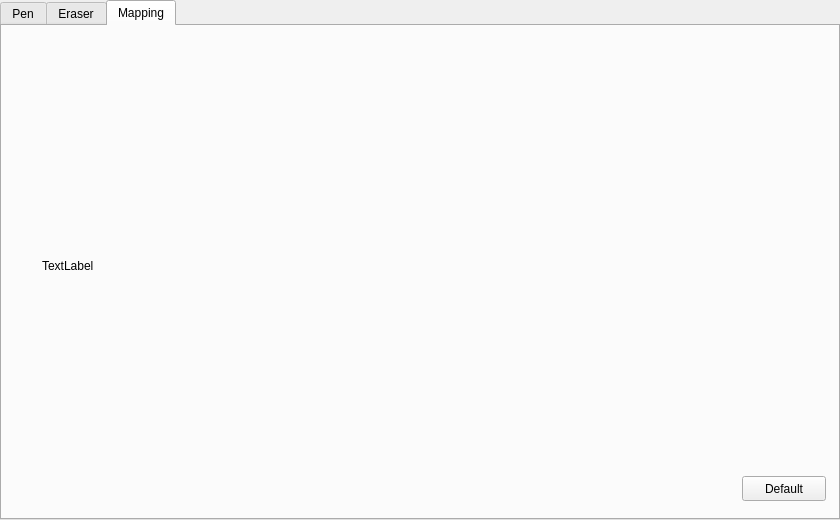
<?xml version="1.0" encoding="UTF-8"?>
<ui version="4.0">
 <class>StylusWidget</class>
 <widget class="QTabWidget" name="StylusWidget">
  <property name="geometry">
   <rect>
    <x>0</x>
    <y>0</y>
    <width>840</width>
    <height>520</height>
   </rect>
  </property>
  <property name="sizePolicy">
   <sizepolicy hsizetype="Fixed" vsizetype="Minimum">
    <horstretch>0</horstretch>
    <verstretch>0</verstretch>
   </sizepolicy>
  </property>
  <property name="minimumSize">
   <size>
    <width>840</width>
    <height>520</height>
   </size>
  </property>
  <property name="maximumSize">
   <size>
    <width>840</width>
    <height>520</height>
   </size>
  </property>
  <property name="windowTitle">
   <string>TabWidget</string>
  </property>
  <property name="styleSheet">
   <string notr="true">QTabBar::tab:selected {
                                    border-bottom: 3px solid qlineargradient(x1:0, y1:0, x2:0, y2:1, stop:0 #6DD7E8);
                                }
                                QTabBar::tab {
                                    padding: 5px 15px 3px 15px;
                                    margin-top: 10px;
                                    color: #080808;
                                    border-radius: 4px;
                                }
QProgressBar {
border: 1px solid black;
text-align: top;
padding: 1px;
border-radius: 2px;
background: QLinearGradient( x1: 0, y1: 0, x2: 0, y2: 1,
stop: 0 #fff,
stop: 0.4999 #eee,
stop: 0.5 #ddd,
stop: 1 #eee );
width: 15px;
}

QProgressBar::chunk {
background: QLinearGradient( x1: 0, y1: 0, x2: 0, y2: 1,
stop: 0 #a2e7f2,
stop: 0.4999 #6DD7E8,
stop: 0.5 #58aebc,
stop: 1 #213f44 );
border-radius: 1px;
border: 1px solid black;
}
border-style: none;
border-width: 0px;</string>
  </property>
  <property name="currentIndex">
   <number>2</number>
  </property>
  <widget class="QWidget" name="keys">
   <attribute name="title">
    <string>Pen</string>
   </attribute>
   <widget class="QLabel" name="penImage">
    <property name="geometry">
     <rect>
      <x>390</x>
      <y>20</y>
      <width>106</width>
      <height>440</height>
     </rect>
    </property>
    <property name="sizePolicy">
     <sizepolicy hsizetype="Fixed" vsizetype="Fixed">
      <horstretch>0</horstretch>
      <verstretch>0</verstretch>
     </sizepolicy>
    </property>
    <property name="minimumSize">
     <size>
      <width>106</width>
      <height>440</height>
     </size>
    </property>
    <property name="maximumSize">
     <size>
      <width>106</width>
      <height>440</height>
     </size>
    </property>
    <property name="text">
     <string>TextLabel</string>
    </property>
   </widget>
   <widget class="QWidget" name="verticalLayoutWidget_4">
    <property name="geometry">
     <rect>
      <x>0</x>
      <y>20</y>
      <width>321</width>
      <height>451</height>
     </rect>
    </property>
    <layout class="QVBoxLayout" name="penToolLeft">
     <property name="spacing">
      <number>0</number>
     </property>
    </layout>
   </widget>
   <widget class="QWidget" name="verticalLayoutWidget_5">
    <property name="geometry">
     <rect>
      <x>520</x>
      <y>20</y>
      <width>311</width>
      <height>421</height>
     </rect>
    </property>
    <layout class="QVBoxLayout" name="penToolRight">
     <property name="spacing">
      <number>0</number>
     </property>
    </layout>
   </widget>
   <widget class="QPushButton" name="penDefault">
    <property name="geometry">
     <rect>
      <x>740</x>
      <y>450</y>
      <width>84</width>
      <height>25</height>
     </rect>
    </property>
    <property name="text">
     <string>Default</string>
    </property>
   </widget>
  </widget>
  <widget class="QWidget" name="tab">
   <attribute name="title">
    <string>Eraser</string>
   </attribute>
   <widget class="QLabel" name="eraserImage">
    <property name="geometry">
     <rect>
      <x>390</x>
      <y>20</y>
      <width>106</width>
      <height>440</height>
     </rect>
    </property>
    <property name="sizePolicy">
     <sizepolicy hsizetype="Fixed" vsizetype="Fixed">
      <horstretch>0</horstretch>
      <verstretch>0</verstretch>
     </sizepolicy>
    </property>
    <property name="minimumSize">
     <size>
      <width>106</width>
      <height>440</height>
     </size>
    </property>
    <property name="maximumSize">
     <size>
      <width>106</width>
      <height>440</height>
     </size>
    </property>
    <property name="text">
     <string>TextLabel</string>
    </property>
   </widget>
   <widget class="QWidget" name="verticalLayoutWidget_6">
    <property name="geometry">
     <rect>
      <x>0</x>
      <y>20</y>
      <width>311</width>
      <height>451</height>
     </rect>
    </property>
    <layout class="QVBoxLayout" name="eraserToolLeft">
     <property name="spacing">
      <number>0</number>
     </property>
    </layout>
   </widget>
   <widget class="QWidget" name="verticalLayoutWidget_7">
    <property name="geometry">
     <rect>
      <x>520</x>
      <y>20</y>
      <width>311</width>
      <height>421</height>
     </rect>
    </property>
    <layout class="QVBoxLayout" name="eraserToolRight">
     <property name="spacing">
      <number>0</number>
     </property>
    </layout>
   </widget>
   <widget class="QPushButton" name="eraserDefault">
    <property name="geometry">
     <rect>
      <x>740</x>
      <y>450</y>
      <width>84</width>
      <height>25</height>
     </rect>
    </property>
    <property name="text">
     <string>Default</string>
    </property>
   </widget>
  </widget>
  <widget class="QWidget" name="tab_2">
   <attribute name="title">
    <string>Mapping</string>
   </attribute>
   <widget class="QWidget" name="verticalLayoutWidget_8">
    <property name="geometry">
     <rect>
      <x>520</x>
      <y>20</y>
      <width>311</width>
      <height>421</height>
     </rect>
    </property>
    <layout class="QVBoxLayout" name="mappingToolRight">
     <property name="spacing">
      <number>0</number>
     </property>
    </layout>
   </widget>
   <widget class="QLabel" name="mappingImage">
    <property name="geometry">
     <rect>
      <x>40</x>
      <y>20</y>
      <width>340</width>
      <height>440</height>
     </rect>
    </property>
    <property name="sizePolicy">
     <sizepolicy hsizetype="Fixed" vsizetype="Fixed">
      <horstretch>0</horstretch>
      <verstretch>0</verstretch>
     </sizepolicy>
    </property>
    <property name="minimumSize">
     <size>
      <width>340</width>
      <height>440</height>
     </size>
    </property>
    <property name="maximumSize">
     <size>
      <width>340</width>
      <height>440</height>
     </size>
    </property>
    <property name="text">
     <string>TextLabel</string>
    </property>
   </widget>
   <widget class="QPushButton" name="mappingDefault">
    <property name="geometry">
     <rect>
      <x>740</x>
      <y>450</y>
      <width>84</width>
      <height>25</height>
     </rect>
    </property>
    <property name="text">
     <string>Default</string>
    </property>
   </widget>
  </widget>
 </widget>
 <resources/>
 <connections/>
</ui>
